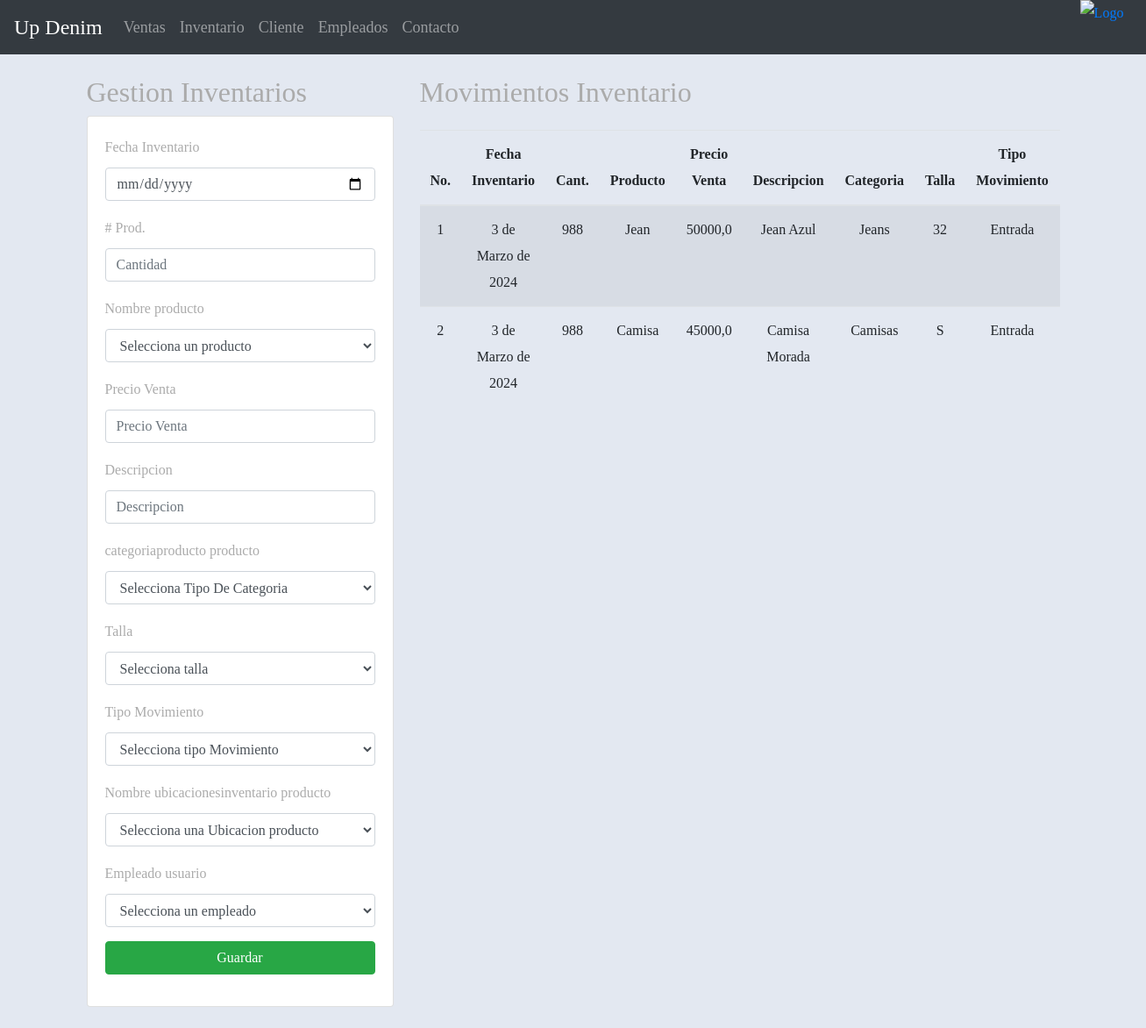
/registrarInventario/, run on an earlier commit of the app's database.
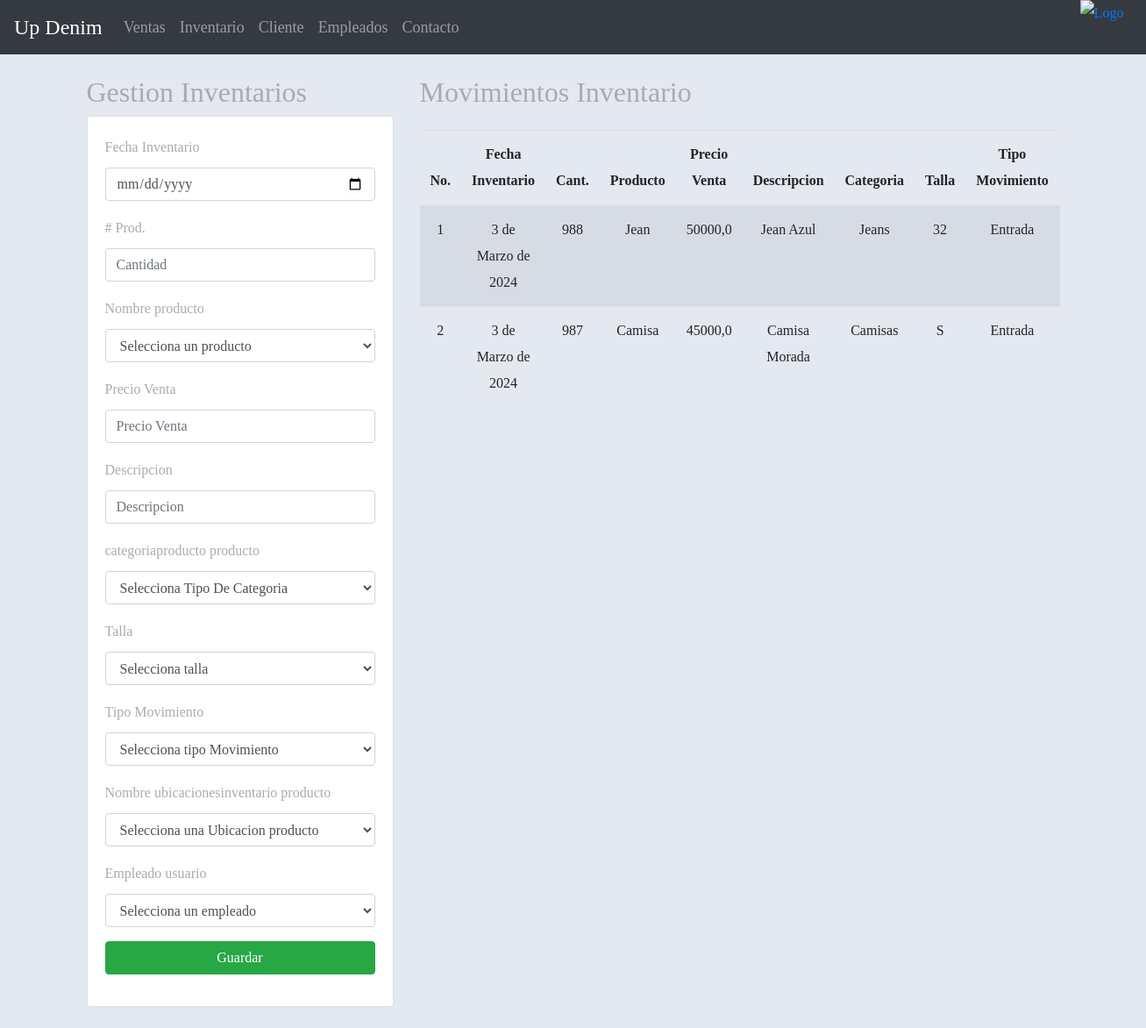
And on a later commit of the database.
### aplicaciones/Academico/models.py (models this page shows, shortened)
class Inventario(models.Model):
    idinventario = models.AutoField(primary_key=True)  # Field name made lowercase.
    fechainventario = models.DateField(auto_now_add=True)  # Field name made lowercase.
    cantidadproductos = models.IntegerField(null=False, blank=False)  # Field name made lowercase.
    idproductoinv = models.ForeignKey(Producto, on_delete=models.CASCADE)  # Field name made lowercase.
    idtipomovimientoinv = models.ForeignKey(Tipomovimiento, on_delete=models.CASCADE)  # Field name made lowercase.
    idEmpleado = models.ForeignKey(Empleado, on_delete=models.CASCADE)  # Field name made lowercase.
    idubicacioninventarioinv = models.ForeignKey(Ubicacioninventario, on_delete=models.CASCADE)  # Field name made lowercase.

class Producto(models.Model):
    idproducto = models.AutoField(primary_key=True)
    nombreproducto = models.CharField(max_length=45, null=False)
    precioventa = models.FloatField(null=False, blank=False)
    descripcionproducto = models.CharField(max_length=45)
    idcategoriaproducto = models.ForeignKey(Categoriaproducto, on_delete=models.CASCADE)
    idtalla = models.ForeignKey(Talla, on_delete=models.CASCADE)

class Categoriaproducto(models.Model):
    idcategoriaproducto = models.AutoField(primary_key=True)
    categoriaproducto = models.CharField(max_length=45, blank=False, null=False)

class Talla(models.Model):
    idtalla = models.AutoField(primary_key=True)
    talla = models.CharField(max_length=45, null=False, blank=False)

class Tipomovimiento(models.Model):
    idtipomovimiento = models.AutoField(primary_key=True)
    tipomovimiento = models.CharField(max_length=45, null=False, blank=False)

### aplicaciones/Academico/views.py (the view)
# urls.py: path('registrarInventario/', views.vistaInventario, name='vistaInventario'),
def vistaInventario(request):
    if request.method == "GET":
        productos = Producto.objects.all()
        empleados = Empleado.objects.all()
        inventarios = Inventario.objects.all()
        ubicacionesinventario=Ubicacioninventario.objects.all()
        tipo=Tipomovimiento.objects.all()
        talla=Talla.objects.all()
        categoria=Categoriaproducto.objects.all()
        return render(request, "gestionInventario.html", {
            "productos": productos,
            "empleados": empleados,
            "inventarios": inventarios,
            "ubicacionesinventario": ubicacionesinventario,
            "tipo":tipo,
            "talla":talla,
            "categoria":categoria,
        })
    else:
        return registrarInventario(request)

### aplicaciones/Academico/models.py (called while the page is built)
    def __str__(self):
        texto = '{0}'
        return texto.format(self.iddocumento)

### aplicaciones/Academico/templates/gestionInventario.html (shortened to what the changed rows need)
{% extends "base.html" %}
{% block body %}
<div class="row">
    <div class="col-sm-12 col-md-6 col-lg-4 col-xl-4">
        <h2>Gestion Inventarios</h2>
    </div>
    <div class="col-md-8">
        <h2 class="mb-4">Movimientos Inventario</h2>
        <div class="table-responsive">
            <table class="table table-striped">
                <thead>
                    <tr>
                        <th>No.</th>
                       <th>Fecha Inventario</th>
                       <th>Cant.</th>
                       <th>Producto</th>
                       <th>Precio Venta</th>
                       <th>Descripcion</th>
                       <th>Categoria</th>
                       <th>Talla</th>
                       <th>Tipo Movimiento</th>
                    </tr>
                </thead>
                <tbody>
                    {% for c in inventarios %}
                    <tr>
                        <td>{{forloop.counter}}</td>
                        <td>{{c.fechainventario}}</td>
                        <td>{{c.cantidadproductos}}</td>
                        <td>{{c.idproductoinv.nombreproducto}}</td>
                        <td>{{c.idproductoinv.precioventa}}</td>
                        <td>{{c.idproductoinv.descripcionproducto}}</td>
                        <td>{{c.idproductoinv.idcategoriaproducto.categoriaproducto}}</td>
                        <td>{{c.idproductoinv.idtalla.talla}}</td>
                        <td>{{c.idtipomovimientoinv.tipomovimiento}}</td>
                    </tr>
                    {% endfor %}
                </tbody>
            </table>
        </div>
    </div>
</div>
{% endblock %}

What changed in the data, as far as the page shows it:
changed Inventario "Camisa": cantidadproductos "988" → "987"
